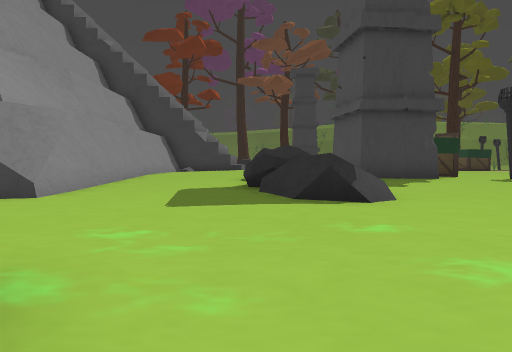
view 1 (above)

24 first-person views from a walk through a 3-D level made in the Godot game engine. The camera is 1.4 m above the floor, tilts 2° down and sees 70° across. The floor is counted in squares, 2 m on a side. Each view is taken from the middle of a square. On the plan, view 1 faces up. The plan holds only what a view shows up to about 11 squares ahead; the rest is blank. The place goes on beyond the plan.

view 2
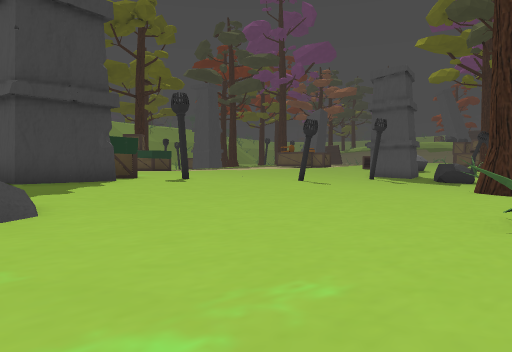

view 3
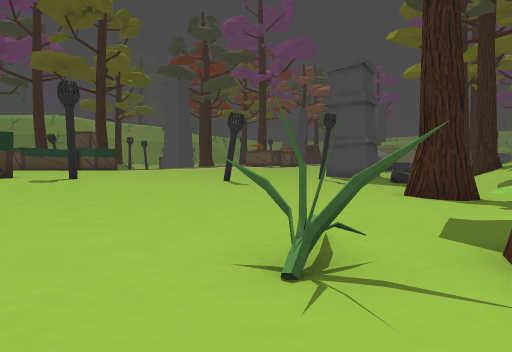

view 4
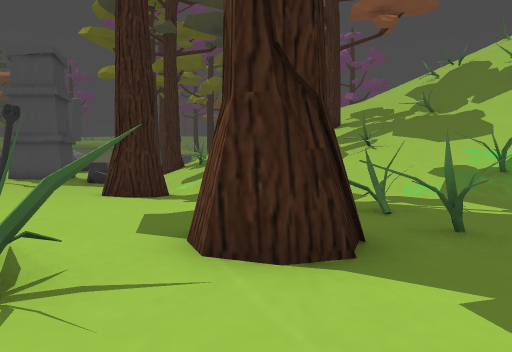

view 5
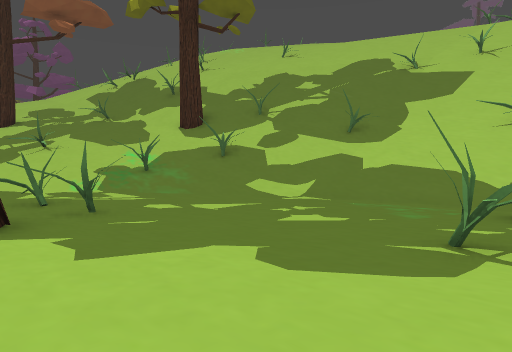

view 6
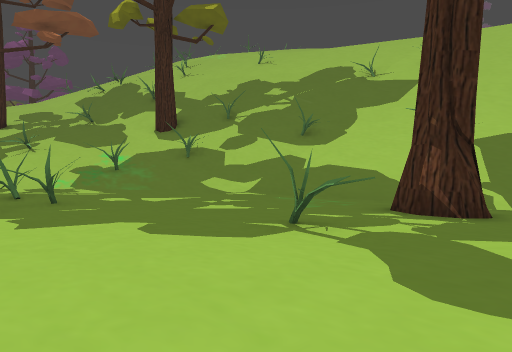

view 7
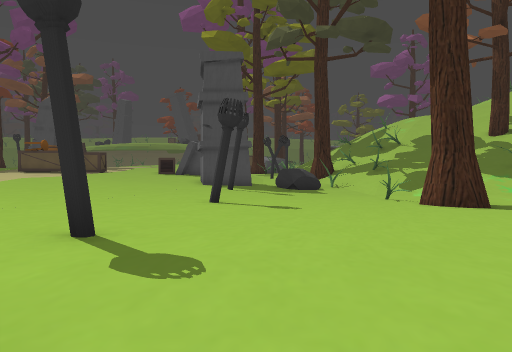

view 8
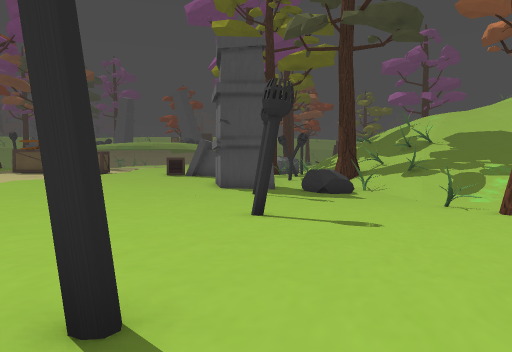

view 9
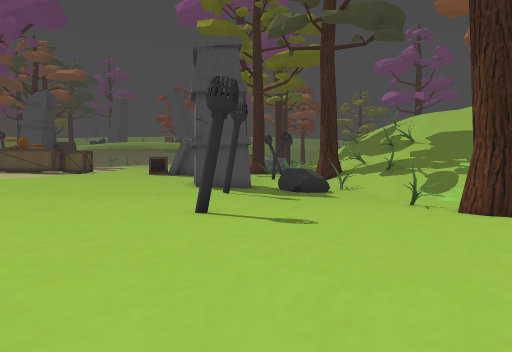

view 10
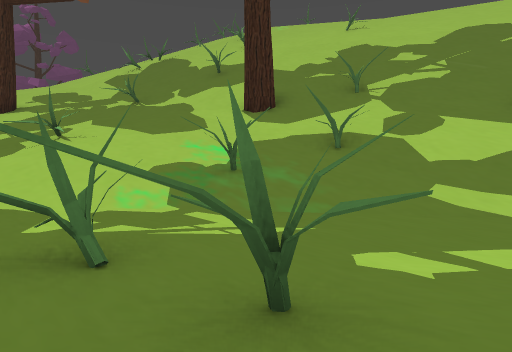

view 11
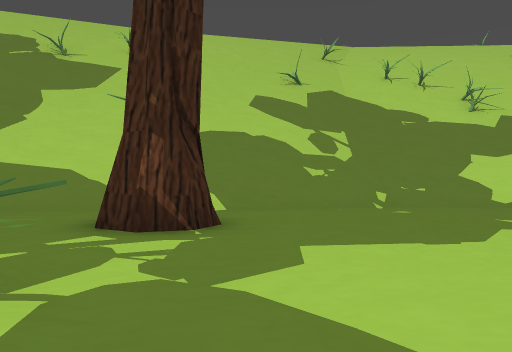

view 12
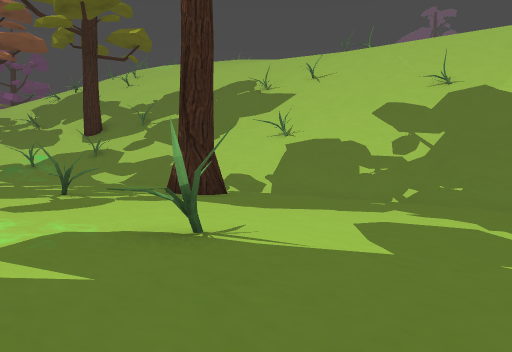

view 13
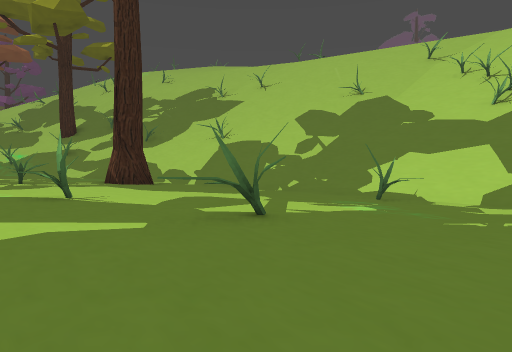

view 14
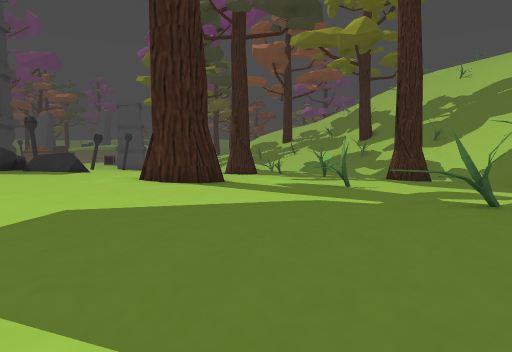

view 15
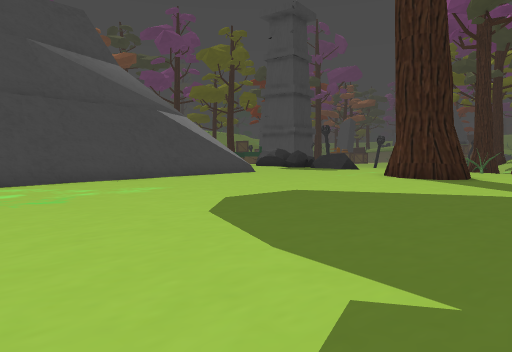

view 16
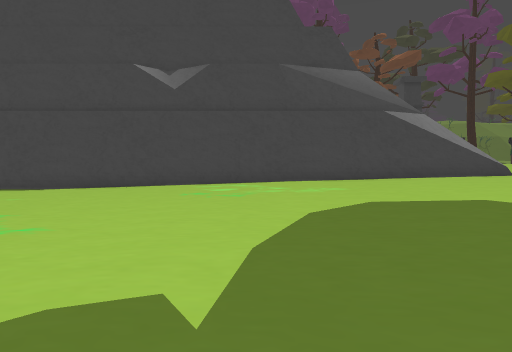

view 17
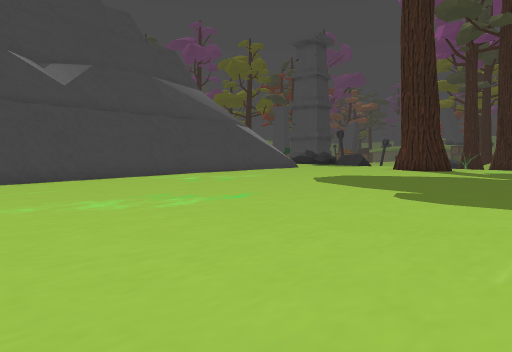

view 18
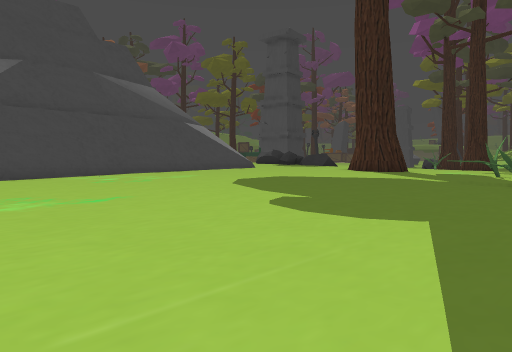

view 19
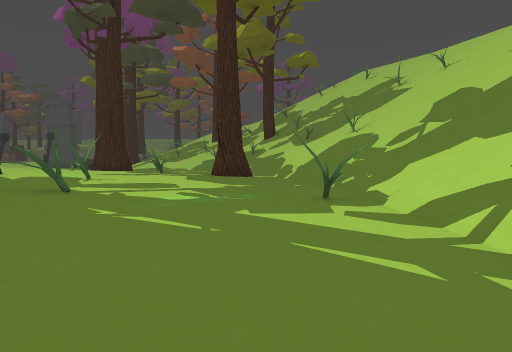

view 20
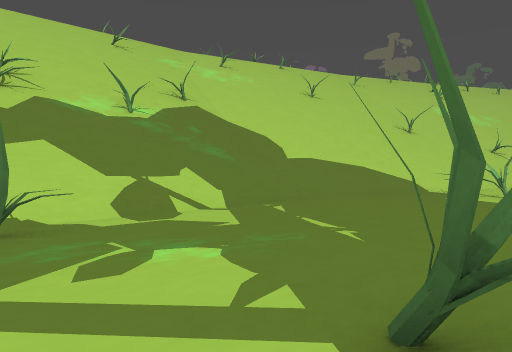

view 21
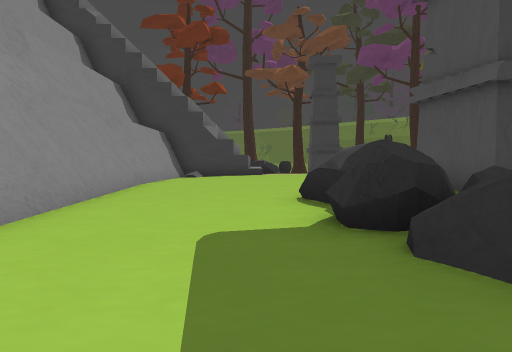

view 22
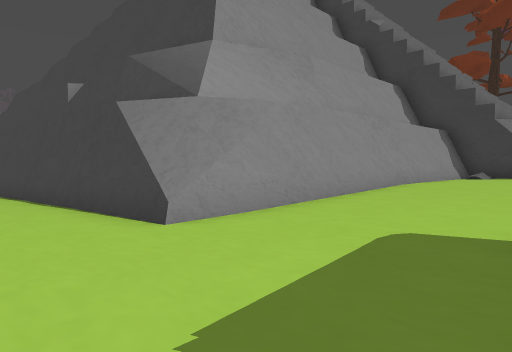

view 23
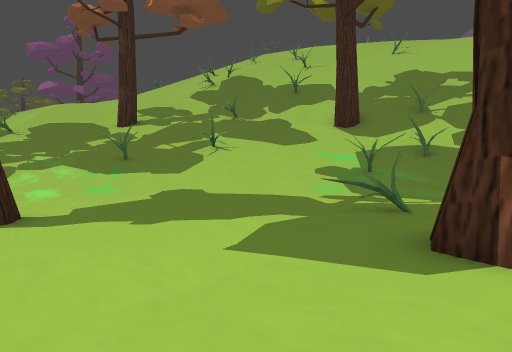

view 24
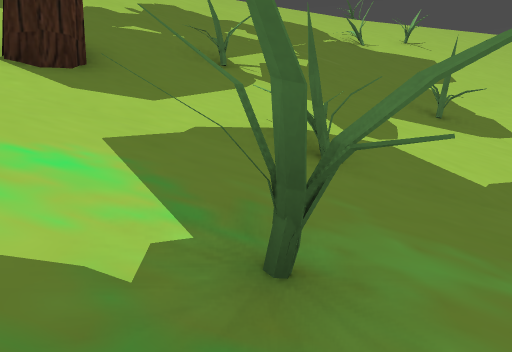

### Floor plan
Key: @ floor where view 1 was taken; # wall or solid block; x gap in a wall; . main floor; : floor 0.5 m higher than the main floor; - floor 0.5 m lower than the main floor; + floor 0.75 m higher than the main floor; _ floor 0.75 m lower than the main floor; / step, stairs or slope; = window, fence, low wall or low ledge; ^ raised ledge; v drop or lower ground.
Columns run from 18 left of view 1 to 17 right of it. Each row starts with its distance up from view 1.
 15               #++++           ::::::
 14               #++++          ::::.::
 13               #++++        ::::.....
 12               #++++  #  #+::::......
 11               #:+++  #  +:#::.......
 10               #::+^  ###::::..#.....
  9               #:::^^ ::::::.........
  8               #:::^^^:::::........--
  7    ############.:::vx:::.........---
  6 #####/..........:::==:..........----
  5  _----...........:::...........----_
  4  __----.......................--###_
  3  __----.......................--# __
  2  __-----........#.......#....-------
  1  ___-----......##................--/
  0  ____----.......#.@......##.......//
 -1  ____-----........ .......#.=....///
 -2 ______-----...............#.#...////
 -3 ______-----=...#.............../////
 -4 _______----#---.....##......../////#
 -5 ________-----------........../#/////
 -6  _______-------------.......////////
 -7  #_________---------##--..//////////
 -8   ________________------/////=/////
 -9    __________________ ///////////#/
-10    ////_____#_____/// /////////////
-11     //////////////////////#////#//
-12      //////////////////////////////
-13       //////////////// ////////////
-14        ///// ////      ///////////
-15         #/ /   //      ///////////
-16          //#
-17           //

Where each view was taken, in squares from view 1:
view 1: 0 up, 0 right, facing up
view 2: 1 up, 1 right, facing up-right
view 3: 0 up, 4 right, facing up-right
view 4: 0 up, 4 right, facing right
view 5: 0 up, 2 right, facing down-right
view 6: 0 up, 0 right, facing down-right
view 7: 9 up, 4 right, facing right
view 8: 10 up, 6 right, facing right
view 9: 9 up, 6 right, facing right
view 10: 1 down, 7 right, facing down-right
view 11: 2 down, 1 right, facing down
view 12: 1 down, 6 left, facing down-right
view 13: 1 down, 10 left, facing down-right
view 14: 1 down, 12 left, facing right
view 15: 3 down, 13 left, facing up-right
view 16: 4 down, 11 left, facing up
view 17: 5 down, 18 left, facing up-right
view 18: 6 down, 16 left, facing up-right
view 19: 8 down, 13 left, facing right
view 20: 4 down, 5 left, facing down-left
view 21: 4 up, 1 left, facing up
view 22: 4 up, 0 right, facing up-left
view 23: 4 up, 7 right, facing down-right
view 24: 4 down, 12 right, facing down
